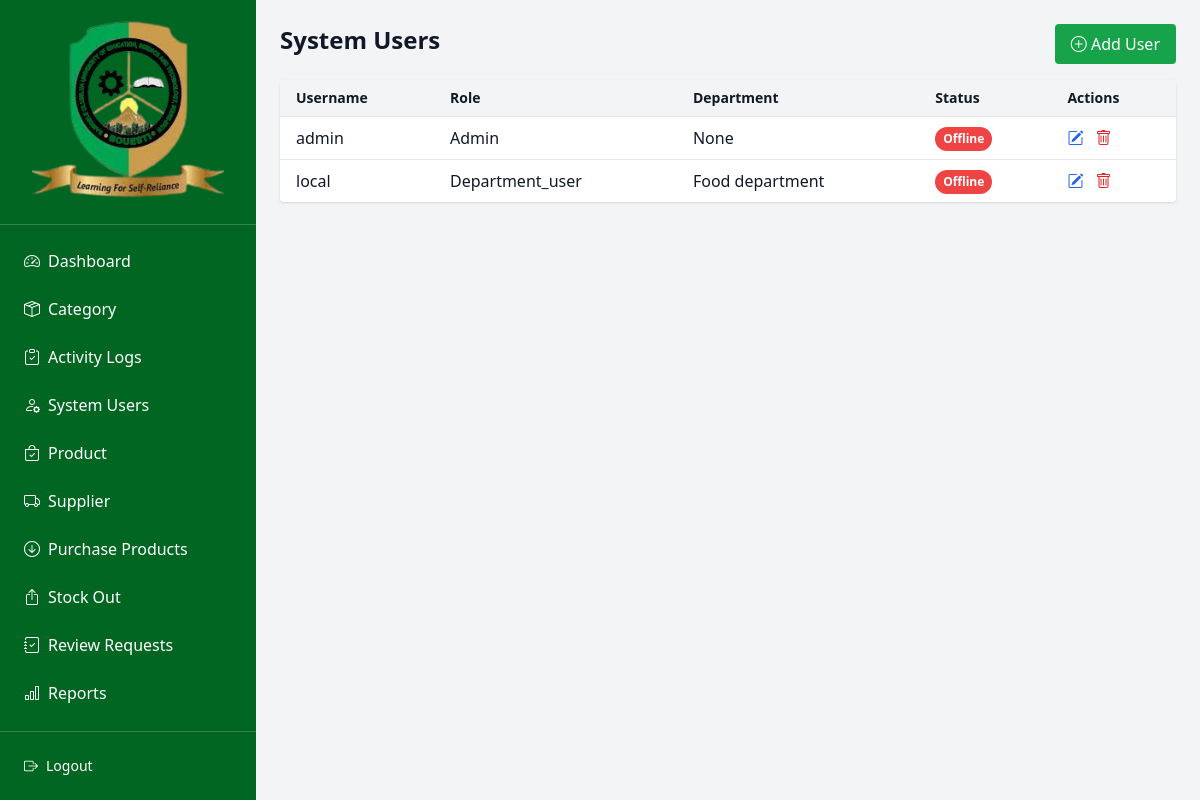
Screenshot of /users/ (signed in) with the database file from the repository.
### users/models.py (models this page shows, shortened)
class User(AbstractUser):
    ROLE_CHOICES = (
        ('admin', 'Admin'),
        ('store_officer', 'Store Officer'),
        ('department_user', 'Department User'),
    )
    role = models.CharField(max_length=20, choices=ROLE_CHOICES, default='department_user')
    department = models.CharField(max_length=100, blank=True, null=True)
    is_active = models.BooleanField(default=True)

### users/views.py (the view)
# urls.py: path('users/', views.user_list, name='user_list'),
@login_required
def user_list(request):
    if request.user.role != 'admin':
        return HttpResponseForbidden("Access Denied")
    users = User.objects.all()
    return render(request, 'users/user_list.html', {'users': users, 'is_user_online': is_user_online,})

### users/templatetags/user_tags.py (called while the page is built)
@register.filter
def online_status(user_id):
    return is_user_online(user_id)

### users/utils.py (called while the page is built)
def is_user_online(user_id):
    return cache.get(f'user_online_{user_id}') is not None

### templates/users/user_list.html (shortened to what this page needs)
{% extends 'base.html' %}
{% load user_tags %}
{% block content %}
<div class="flex justify-between mb-4">
  <h1 class="text-2xl font-semibold">System Users</h1>
  <a href="{% url 'user_create' %}" class="bg-green-600 hover:bg-green-700 text-white px-4 py-2 rounded">
    <i class="bi bi-plus-circle"></i> Add User
  </a>
</div>
<table class="min-w-full bg-white shadow rounded overflow-hidden">
  <thead class="bg-gray-100 text-sm">
    <tr>
      <th class="px-4 py-2 text-left">Username</th>
      <th class="px-4 py-2 text-left">Role</th>
      <th class="px-4 py-2 text-left">Department</th>
      <th class="px-4 py-2 text-left">Status</th>
      <th class="px-4 py-2 text-left">Actions</th>
    </tr>
  </thead>
  <tbody>
    {% for user in users %}
    <tr class="border-t">
      <td class="px-4 py-2">{{ user.username }}</td>
      <td class="px-4 py-2 capitalize">{{ user.role }}</td>
      <td class="px-4 py-2">{{ user.department }}</td>
      <td class="px-4 py-2">
        {% if user.id|online_status %}
          <span class="inline-block px-2 py-1 text-xs font-semibold text-white bg-green-500 rounded-full">Online</span>
        {% else %}
          <span class="inline-block px-2 py-1 text-xs font-semibold text-white bg-red-500 rounded-full">Offline</span>
        {% endif %}
      </td>
      <td class="px-4 py-2 space-x-2">
        <a href="{% url 'user_edit' user.id %}" class="text-blue-600 hover:underline"><i class="bi bi-pencil-square"></i></a>
        <a href="{% url 'user_delete' user.id %}" class="text-red-600 hover:underline" onclick="return confirm('Are you sure?')"><i class="bi bi-trash"></i></a>
      </td>
    </tr>
    {% endfor %}
  </tbody>
</table>
{% endblock %}

### rows the page displays
User: username "admin", role "Admin", department "None", shows "Offline"
User: username "local", role "Department_user", department "Food department", shows "Offline"
